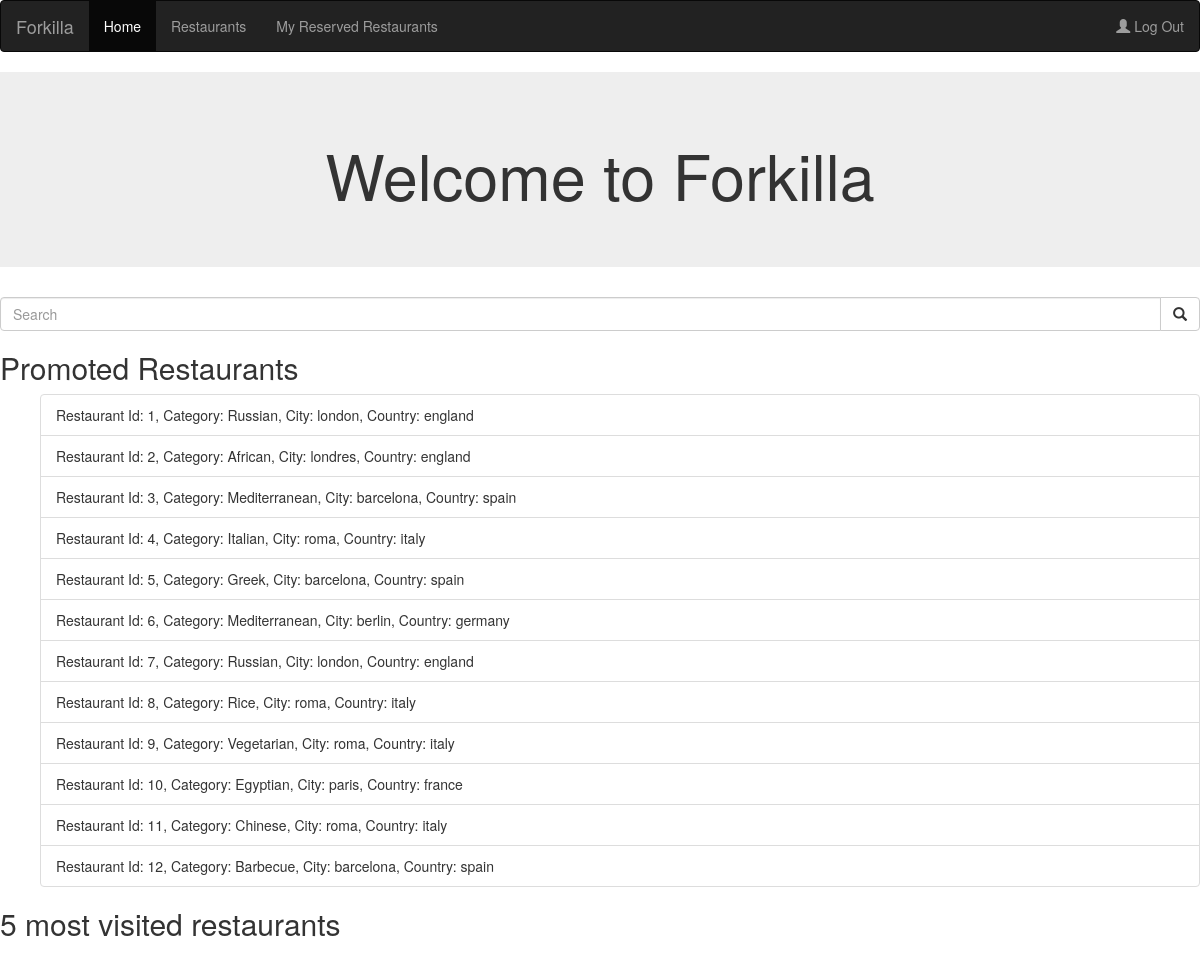
Page /index/ (signed in) on the committed database.
### forkilla/models.py (models this page shows, shortened)
class Restaurant(models.Model):
        CATEGORIES = (
        ("Rice", "Rice"),
        ("Fusi", "Fusion"),
        ("BBQ", "Barbecue"),
        ("Chin", "Chinese"),
        ("Medi", "Mediterranean"),
        ("Crep", "Creperie"),
        ("Hind", "Hindu"),
        ("Japa", "Japanese"),
        ("Ital", "Italian"),
        ("Mexi", "Mexican"),
        ("Peru", "Peruvian"),
        ("Russ", "Russian"),
        ("Turk", "Turkish"),
        ("Basq", "Basque"),
        ("Vegy", "Vegetarian"),
        ("Afri", "African"),
        ("Egyp", "Egyptian"),
        ("Grek", "Greek"))
        _d_categories = dict(CATEGORIES);
        restaurant_number = models.CharField(max_length=8)
        name = models.CharField(max_length=50)
        menu_description = models.CharField(max_length=80)
        price_average = models.DecimalField(max_digits=5, decimal_places=2)
        is_promot = models.BooleanField()
        rate = models.DecimalField(max_digits=3, decimal_places=1)
        address = models.CharField(max_length=50)
        city = models.CharField(max_length=50)
        country = models.CharField(max_length=50)
        featured_photo = models.ImageField()
        category = models.CharField(max_length=5, choices=CATEGORIES)
        capacity = models.PositiveIntegerField()
        def get_human_category(self):
            return self._d_categories[self.category]
        def __str__(self):
            return ('[**Promoted**]' if self.is_promot else '') + "[" + self.category + "] " \
             "[" + self.restaurant_number + "] " + self.name + " - " + self.menu_description + " (" + str(
              self.rate) + ")" \
             ": " + str(self.price_average) + u" €"

### forkilla/views.py (the view)
# urls.py: url(r'^index/$', views.index, name='index'),
@login_required(login_url='login')
def index(request):
     print(request.user.id,"iDDDDDD")
     promoted_restaurants = Restaurant.objects.filter(is_promot="True")
     viewedrestaurants = _check_session(request)
     print(viewedrestaurants.restaurant.all())
     print(promoted_restaurants)
     oontext = { "promoted_restaurants" :promoted_restaurants
                 , 'viewed_restaurants': viewedrestaurants
            }
     return render(request,'forkilla/base.html', oontext)

### forkilla/views.py (called while the page is built)
def _check_session(request):
    if "viewedrestaurants" not in request.session:
        viewedrestaurants = ViewedRestaurants()
        viewedrestaurants.save()
        request.session["viewedrestaurants"] = viewedrestaurants.id_vr
    else:
        viewedrestaurants = ViewedRestaurants.objects.get(id_vr=request.session["viewedrestaurants"])
    return viewedrestaurants

### templates/forkilla/base.html (shortened to what this page needs)
<!DOCTYPE html>
<html lang="en">
<head>
    <link rel="stylesheet" href="https://maxcdn.bootstrapcdn.com/bootstrap/3.3.7/css/bootstrap.min.css">
</head>
<body>
        <nav class="navbar navbar-inverse">
          <div class="container-fluid">
            <div class="navbar-header">
              <a class="navbar-brand" href="http://laforkilla.com/">Forkilla</a>
            </div>
            <ul class="nav navbar-nav">
              <li class="active"><a href="{% url 'index' %}">Home</a></li>
              <li><a href="{% url 'restaurants' %}">Restaurants</a></li>
              <li><a href="{% url 'reservationlist' %}">My Reserved Restaurants</a></li>
            </ul>
            {% if user.is_authenticated %}
                <ul class="nav navbar-nav navbar-right">
                  <li><a href="{% url 'logout' %}"><span class="glyphicon glyphicon-user"></span> Log Out</a></li>
                </ul>
            {% else %}
                <ul class="nav navbar-nav navbar-right">
                  <li><a href="{% url 'home' %}"><span class="glyphicon glyphicon-user"></span> Sign Up</a></li>
                  <li><a href="{% url 'login' %}"><span class="glyphicon glyphicon-log-in"></span> Login</a></li>
                </ul>
            {% endif %}
          </div>
        </nav>
        <div class="jumbotron text-center">
          <h1>Welcome to Forkilla </h1>
        </div>
        <form action="{% url 'restaurants'%}" method="GET">
          <div class="input-group">
            <input type="text" class="form-control" name="rest" placeholder="Search">
            <div class="input-group-btn">
              <button class="btn btn-default" type="submit">
                <i class="glyphicon glyphicon-search"></i>
              </button>
            </div>
          </div>
        </form>
        {% block content %}
        <h2>Promoted Restaurants</h2>
        <ul>
        <div class="list-group">
        {% for restaurant in promoted_restaurants%}
            <li class="list-group-item"> Restaurant Id: {{ restaurant.restaurant_number }}, Category: {{ restaurant.get_human_category }}, City: {{ restaurant.city }}, Country: {{ restaurant.country }}</li>
        {% endfor %}
        </div>
        </ul>
        {% endblock %}
        {% if viewed_restaurants %}
            <h2> 5 most visited restaurants </h2>
        {% endif %}
</body>
</html>

### rows in the picture
Restaurant: restaurant_number "1", get_human_category "Russian", city "london", country "england"
Restaurant: restaurant_number "2", get_human_category "African", city "londres", country "england"
Restaurant: restaurant_number "3", get_human_category "Mediterranean", city "barcelona", country "spain"
Restaurant: restaurant_number "4", get_human_category "Italian", city "roma", country "italy"
Restaurant: restaurant_number "5", get_human_category "Greek", city "barcelona", country "spain"
Restaurant: restaurant_number "6", get_human_category "Mediterranean", city "berlin", country "germany"
Restaurant: restaurant_number "7", get_human_category "Russian", city "london", country "england"
Restaurant: restaurant_number "8", get_human_category "Rice", city "roma", country "italy"
Restaurant: restaurant_number "9", get_human_category "Vegetarian", city "roma", country "italy"
Restaurant: restaurant_number "10", get_human_category "Egyptian", city "paris", country "france"
Restaurant: restaurant_number "11", get_human_category "Chinese", city "roma", country "italy"
Restaurant: restaurant_number "12", get_human_category "Barbecue", city "barcelona", country "spain"
